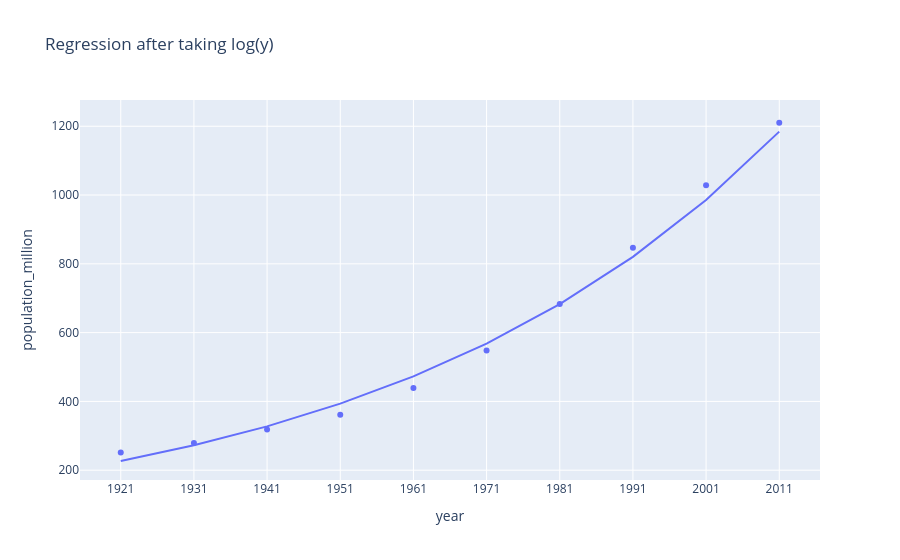

The notebook cell saved with this chart:
### Code cell
X, y = df[['year']], df['population_million']        # training data
reg_log = LinearRegression().fit(X, np.log(y))
print(reg.score(X,y), reg_log.coef_, reg_log.intercept_)      # 0.9 correlation obtained is nearly perfect
print('Predicted:', np.exp(reg_log.predict(pd.DataFrame({'year': [2021,2031,2041]}))))
ypred = np.exp(reg_log.predict(X))
#plt.scatter(df['year'], df['population_million'])
fig = px.scatter(df, x='year', y='population_million', title='Regression after taking log(y)')
fig.add_trace(px.line(df, x='year', y=ypred).data[0])
fig.update_xaxes(tickmode='array', tickvals=df['year'])       # show exact x axis labels
fig.show()

### Figure 1 — Plotly figure (JSON) as saved in the notebook; plotly's stock layout.template omitted (floating-point values rounded to 4 significant figures)
{"data": [{"hovertemplate": "year=%{x}<br>population_million=%{y}<extra></extra>", "legendgroup": "", "marker": {"color": "#636efa", "symbol": "circle"}, "mode": "markers", "name": "", "orientation": "v", "showlegend": false, "type": "scatter", "x": [1921, 1931, 1941, 1951, 1961, 1971, 1981, 1991, 2001, 2011], "xaxis": "x", "y": [251.3, 279.0, 318.2, 361.1, 439.2, 548.2, 683.3, 846.4, 1029.0, 1210.0], "yaxis": "y"}, {"hovertemplate": "year=%{x}<br>y=%{y}<extra></extra>", "legendgroup": "", "line": {"color": "#636efa", "dash": "solid"}, "marker": {"symbol": "circle"}, "mode": "lines", "name": "", "orientation": "v", "showlegend": false, "type": "scatter", "x": [1921, 1931, 1941, 1951, 1961, 1971, 1981, 1991, 2001, 2011], "xaxis": "x", "y": [226.7, 272.5, 327.4, 393.4, 472.7, 568.1, 682.6, 820.2, 985.6, 1184.0], "yaxis": "y"}], "layout": {"legend": {"tracegroupgap": 0}, "title": {"text": "Regression after taking log(y)"}, "xaxis": {"anchor": "y", "domain": [0, 1], "tickmode": "array", "tickvals": [1921, 1931, 1941, 1951, 1961, 1971, 1981, 1991, 2001, 2011], "title": {"text": "year"}}, "yaxis": {"anchor": "x", "domain": [0, 1], "title": {"text": "population_million"}}}}
